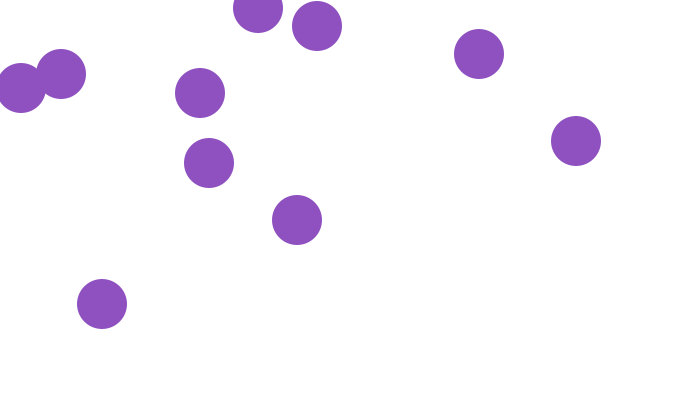
Frame 1 (no input)
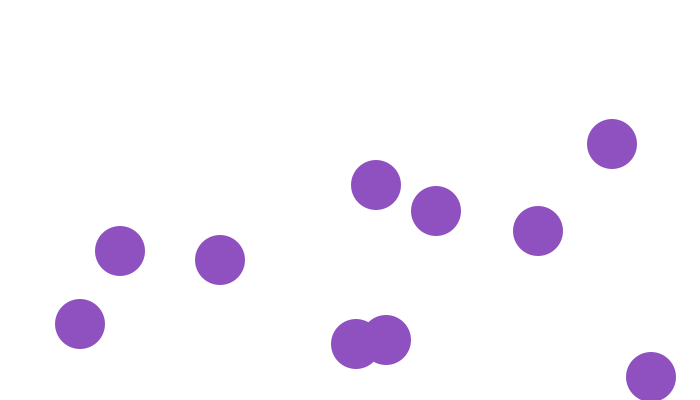
Frame 60 (the mouse pressed at the canvas centre just before this capture)
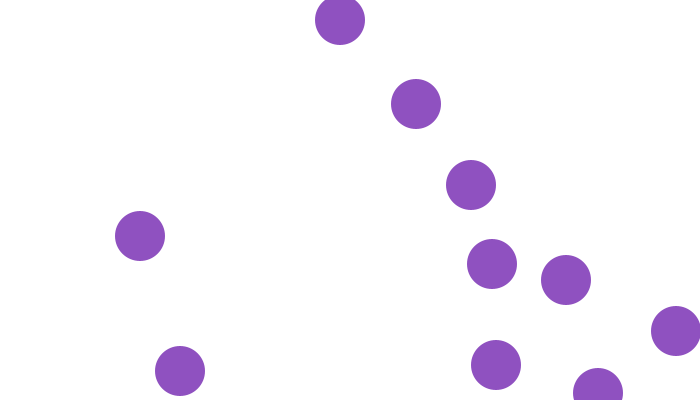
Frame 120 (the mouse held since frame 60 and released just before this capture)

The Processing sketch that drew these frames (run headless with seeded random() and noise(); from frame 60 on, the mouse is pressed at the canvas centre):

// Processing sketch: task_4
// ── task_4.pde
Circle[] circles = new Circle[10];

void setup()
{
  size(700, 400);
  fill(random(40, 200), random(40, 200), random(40, 200));

  circles[0] = new Circle(100, 300);

  for (int i = 1; i < circles.length; i++)
  {
    int x = (int)random(width - 50);
    int y = (int)random(height - 50);
    circles[i] = new Circle(x, y);
  }
}

void draw()
{
  background(255);

  for (int i = 0; i < circles.length; i++)
  {
    circles[i].move();
  }
}

// ── Circle.pde

class Circle
{
  int xPos;
  int yPos;
  int dx =(int)random(1, 6); //speed
  int dy = (int)random(2, 5); //speed


  Circle(int xPos, int yPos)
  {
    this.xPos = xPos;
    this.yPos = yPos;
  }

  void move()
  {
    xPos += dx;
    yPos += dy;

    // If circle hits left or right edge, bounce back
    if (( xPos <= 0 ) ||( xPos >= width ))
    {
      dx *= -1; // reverse horizontal direction
    }

    if (yPos <= 0 || yPos >= height)
    {
      dy *= -1;
    }

    display();
  }

  void display()
  {
    noStroke();

    ellipse(this.xPos, this.yPos, 50, 50);
  }
}
